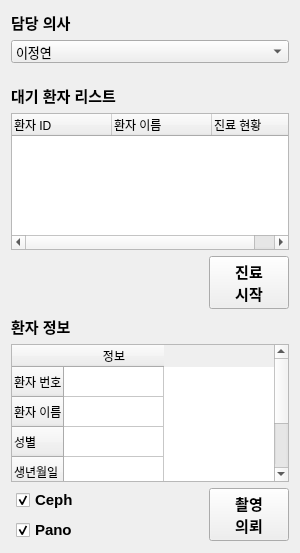
<?xml version="1.0" encoding="UTF-8"?>
<ui version="4.0">
 <class>PatientInfo</class>
 <widget class="QWidget" name="PatientInfo">
  <property name="geometry">
   <rect>
    <x>0</x>
    <y>0</y>
    <width>300</width>
    <height>553</height>
   </rect>
  </property>
  <property name="maximumSize">
   <size>
    <width>300</width>
    <height>16777215</height>
   </size>
  </property>
  <property name="windowTitle">
   <string>Form</string>
  </property>
  <layout class="QGridLayout" name="gridLayout">
   <item row="3" column="0">
    <layout class="QHBoxLayout" name="horizontalLayout_2">
     <item>
      <spacer name="horizontalSpacer">
       <property name="orientation">
        <enum>Qt::Horizontal</enum>
       </property>
       <property name="sizeHint" stdset="0">
        <size>
         <width>40</width>
         <height>20</height>
        </size>
       </property>
      </spacer>
     </item>
     <item>
      <widget class="QPushButton" name="pushButton">
       <property name="font">
        <font>
         <pointsize>11</pointsize>
         <bold>true</bold>
        </font>
       </property>
       <property name="text">
        <string>진료
시작</string>
       </property>
      </widget>
     </item>
    </layout>
   </item>
   <item row="6" column="0">
    <layout class="QHBoxLayout" name="horizontalLayout">
     <item>
      <spacer name="horizontalSpacer_2">
       <property name="orientation">
        <enum>Qt::Horizontal</enum>
       </property>
       <property name="sizeType">
        <enum>QSizePolicy::Fixed</enum>
       </property>
       <property name="sizeHint" stdset="0">
        <size>
         <width>5</width>
         <height>20</height>
        </size>
       </property>
      </spacer>
     </item>
     <item>
      <layout class="QVBoxLayout" name="verticalLayout_4">
       <item>
        <widget class="QCheckBox" name="checkBox_2">
         <property name="font">
          <font>
           <pointsize>11</pointsize>
           <bold>true</bold>
          </font>
         </property>
         <property name="text">
          <string>Ceph</string>
         </property>
         <property name="checked">
          <bool>true</bool>
         </property>
        </widget>
       </item>
       <item>
        <widget class="QCheckBox" name="checkBox">
         <property name="font">
          <font>
           <pointsize>11</pointsize>
           <bold>true</bold>
          </font>
         </property>
         <property name="text">
          <string>Pano</string>
         </property>
         <property name="checked">
          <bool>true</bool>
         </property>
        </widget>
       </item>
      </layout>
     </item>
     <item>
      <spacer name="horizontalSpacer_3">
       <property name="orientation">
        <enum>Qt::Horizontal</enum>
       </property>
       <property name="sizeHint" stdset="0">
        <size>
         <width>10</width>
         <height>20</height>
        </size>
       </property>
      </spacer>
     </item>
     <item>
      <widget class="QPushButton" name="pushButton_2">
       <property name="font">
        <font>
         <pointsize>11</pointsize>
         <bold>true</bold>
        </font>
       </property>
       <property name="text">
        <string>촬영
의뢰</string>
       </property>
      </widget>
     </item>
    </layout>
   </item>
   <item row="4" column="0">
    <widget class="QLabel" name="label_2">
     <property name="font">
      <font>
       <pointsize>11</pointsize>
       <bold>true</bold>
      </font>
     </property>
     <property name="text">
      <string>환자 정보</string>
     </property>
    </widget>
   </item>
   <item row="2" column="0">
    <widget class="QTreeWidget" name="WaitingList">
     <column>
      <property name="text">
       <string>환자 ID</string>
      </property>
     </column>
     <column>
      <property name="text">
       <string>환자 이름</string>
      </property>
     </column>
     <column>
      <property name="text">
       <string>진료 현황</string>
      </property>
     </column>
    </widget>
   </item>
   <item row="1" column="0">
    <widget class="QLabel" name="label">
     <property name="font">
      <font>
       <pointsize>11</pointsize>
       <bold>true</bold>
      </font>
     </property>
     <property name="text">
      <string>대기 환자 리스트</string>
     </property>
    </widget>
   </item>
   <item row="5" column="0">
    <widget class="QTableWidget" name="tableWidget">
     <property name="layoutDirection">
      <enum>Qt::LeftToRight</enum>
     </property>
     <property name="editTriggers">
      <set>QAbstractItemView::NoEditTriggers</set>
     </property>
     <property name="cornerButtonEnabled">
      <bool>false</bool>
     </property>
     <row>
      <property name="text">
       <string>환자 번호</string>
      </property>
     </row>
     <row>
      <property name="text">
       <string>환자 이름</string>
      </property>
     </row>
     <row>
      <property name="text">
       <string>성별</string>
      </property>
     </row>
     <row>
      <property name="text">
       <string>생년월일</string>
      </property>
     </row>
     <row>
      <property name="text">
       <string>메모</string>
      </property>
     </row>
     <column>
      <property name="text">
       <string>정보</string>
      </property>
     </column>
    </widget>
   </item>
   <item row="0" column="0">
    <layout class="QVBoxLayout" name="verticalLayout">
     <item>
      <widget class="QLabel" name="label_3">
       <property name="font">
        <font>
         <pointsize>11</pointsize>
         <bold>true</bold>
        </font>
       </property>
       <property name="text">
        <string>담당 의사</string>
       </property>
      </widget>
     </item>
     <item>
      <widget class="QComboBox" name="comboBox_2">
       <property name="font">
        <font>
         <pointsize>10</pointsize>
         <bold>false</bold>
        </font>
       </property>
       <item>
        <property name="text">
         <string>이정연</string>
        </property>
       </item>
       <item>
        <property name="text">
         <string>New Item</string>
        </property>
       </item>
      </widget>
     </item>
     <item>
      <spacer name="verticalSpacer">
       <property name="orientation">
        <enum>Qt::Vertical</enum>
       </property>
       <property name="sizeType">
        <enum>QSizePolicy::Fixed</enum>
       </property>
       <property name="sizeHint" stdset="0">
        <size>
         <width>20</width>
         <height>15</height>
        </size>
       </property>
      </spacer>
     </item>
    </layout>
   </item>
  </layout>
 </widget>
 <resources/>
 <connections/>
</ui>
